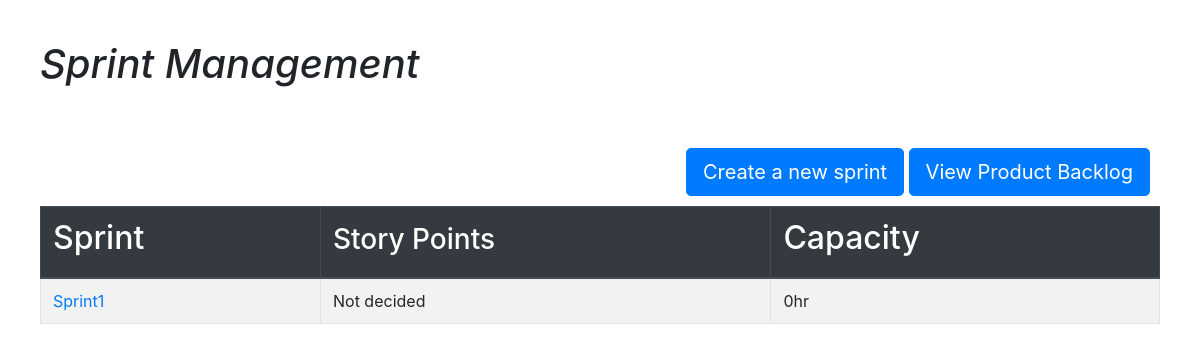
The page /fafa/view_sb on the database its author committed.
### backtrack/models.py (models this page shows, shortened)
class SprintBacklog(models.Model):
    sprint_number = models.IntegerField()
    hours_available = models.IntegerField(default=0)
    pbi = models.ManyToManyField(PBI)
    is_current_sprint = models.BooleanField(default=False)
    INPROGRESS = 'INP'
    FINISHED = 'FN'
    NOTSTARTED = 'NO'
    STATUS_CHOICES = [
        (INPROGRESS, 'in progress'),
        (FINISHED, 'finished'),
        (NOTSTARTED, 'not started')
    ]
    status = models.CharField(
        choices=STATUS_CHOICES,
        max_length=20,
        default=NOTSTARTED
    )

### backtrack/views.py (the view)
# urls.py: path("<project_name>/view_sb", views.SBView.as_view(), name="view sb"),
class SBView(ListView):
    model = SprintBacklog
    template_name = "backtrack/sb_view.html"
    def get_context_data(self, **kwargs):
        context = super().get_context_data(**kwargs)
        context['project_name']= self.kwargs.get('project_name')
        sprintbacklog_list = SprintBacklog.objects.filter(
            pbi__product_backlog__project__name=\
                self.kwargs.get('project_name')
        ).distinct().order_by('sprint_number')
        storypoints_list = []
        for sb in sprintbacklog_list:
            s = 0
            for pbi in sb.pbi.all():
                if pbi.storypoints is None:
                    s = 'Not decided'
                    break
                else:
                    s += pbi.storypoints
            storypoints_list.append(s)
        context['sprintbacklog_list'] = sprintbacklog_list
        context['storypoints_list'] = storypoints_list
        return context

### backtrack/templatetags/backtrack_extra.py (called while the page is built)
@register.filter
def index(value, arg):
    return value[arg]

### backtrack/templates/backtrack/sb_view.html (shortened to what this page needs)
{% load backtrack_extra %}
{% load backtrack_extra %}
{% load bootstrap4 %}
{% bootstrap_css %}
<!DOCTYPE html>
<html>
<head>
	<link rel="stylesheet" type="text/css" href="../../static/backtrack/sb_view.css">
	<!--{% load static %}
	<link rel="stylesheet" type="text/css" href="{% static 'backtrack/SprintBcklog.css' %}">
</head>
<body>
	<div id="heading">
		<h1>Sprint Management</h1>
	</div>
	<div id="SprintFunctions">
		<h3>&nbsp</h3>
		<a class="btn btn-primary btn-lg"
				href="{% url 'backtrack:create sb' project_name %}"
				role="button">Create a new sprint</a>
		<a class="btn btn-primary btn-lg"
			href="{% url 'backtrack:view pb' project_name %}"
			role="button">View Product Backlog</a>
	</div><br><br>
	<div id="SprintTable">
		<table class="table table-striped table-bordered">
			<thead class="thead-dark">
				<tr>
					<th scope="col"><h2>Sprint</h2></th>
					<th scope="col"><h3>Story Points</h3></th>
					<th scope="col"><h2>Capacity</h2></th>
				</tr>
			</thead>
			{% for sb in sprintbacklog_list %}
			<tr>
				<td><a href="{% url 'backtrack:view task' sb.id %}">
					Sprint{{ sb.sprint_number }}
				</a></td>
				<td>{{ storypoints_list|index:forloop.counter0 }}</td>
				<td>{{ sb.hours_available }}hr</td>
			</tr>
			{% empty %}
				No sprint now.
			{% endfor %}
		</table>
	</div><br><br><br>
</body>
</html>

### backtrack/static/backtrack/sb_view.css (style rules this page uses)
body { padding: 40px; }
#heading { font-style:italic; font-weight:bold; }
#SprintFunctions { padding: 10px 10px 10px 10px; position:relative; float:right; }
table { border-collapse: collapse; width: 100%; }
table, th, td { border: 1px solid black; }
th { height: 40px; }
td { padding: 15px; }

### rows shown on the page
SprintBacklog: sprint_number "1", counter0 "Not decided", hours_available "0"
